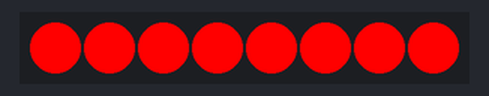
Bench run of a sketch on a simulated Arduino Uno, built with avr-gcc and run on an emulated ATmega328P. Shown: 8 RGB LEDs in strip order, left to right.

Above: at 0.1 s.
At 5.3 s:
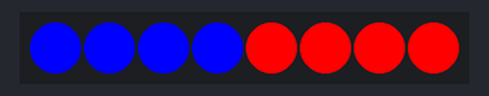
At 9.92 s:
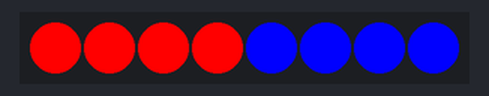
At 19.94 s:
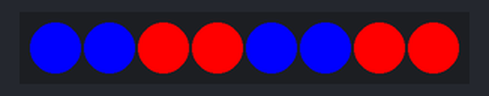
At 25.76 s:
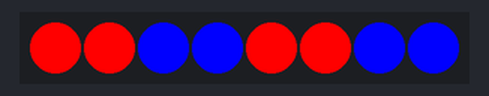
At 39.79 s:
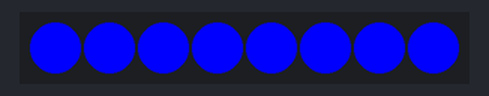
Timing chart, 0 to 40.0 s (numbered marks = the images above):
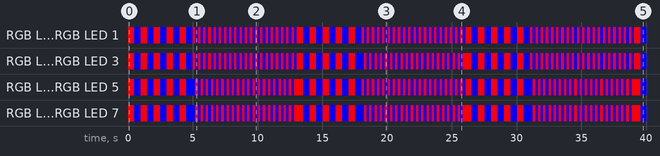

The sketch:

Neopixel_Police_Lights.ino
```cpp
#include <Adafruit_NeoPixel.h>
int neoPixelPin = 3;
int LEDs = 8;

Adafruit_NeoPixel strip(LEDs, neoPixelPin, NEO_GRB + NEO_KHZ800);


void setup() {

  strip.begin();
}

void loop() {


   uint32_t red = strip.Color(255, 0, 0);
   uint32_t blue = strip.Color(0, 0, 255);


   // First Effect
   for(int a=0; a<5; a++) {
      strip.fill(red, 0, 8);
      strip.show();
      delay (500);

      strip.fill(blue, 0, 8);
      strip.show();
      delay (500);
       a+1;
   }

   //Second Effect
   for(int a=0; a<20; a++) {
    strip.fill(red, 0, 4);
    strip.fill(blue, 4, 4);
    strip.show();
    delay (200);

    strip.fill(blue, 0, 4);
    strip.fill(red, 4, 4);
    strip.show();
    delay (200);
    a+1;
   }

   //Third Effect
   for(int a=0; a<5; a++) {
    strip.fill(red, 0, 8);
    strip.show();
    delay (500);
    strip.fill(blue, 0, 8);
    strip.show();
    delay (500);
    a+1;
   }

   // Forth Effect
   for(int a=0; a<20; a++) {
    strip.fill(red, 0, 2);
    strip.fill(blue, 2, 2);
    strip.fill(red, 4, 2);
    strip.fill(blue, 6, 2);
    strip.show();
    delay (200);

    strip.fill(blue, 0, 2);
    strip.fill(red, 2, 2);
    strip.fill(blue, 4, 2);
    strip.fill(red, 6, 2);
    strip.show();
    delay (200);
    a+1;
   }

}
```

Measured:
- by itself, RGB LED 0, RGB LED 1: repeats every 13.0 s: 20 × (RGB(255, 0, 0) 0.20 s, RGB(0, 0, 255) 0.20 s), 5 × (RGB(255, 0, 0) 0.50 s, RGB(0, 0, 255) 0.50 s)
- by itself, RGB LED 2, RGB LED 3: off → RGB(255, 0, 0) at 0.00 s, → RGB(0, 0, 255) 0.50 s later, → RGB(255, 0, 0) 0.50 s later, → RGB(0, 0, 255) 0.50 s later, … (150 changes in this stretch)
